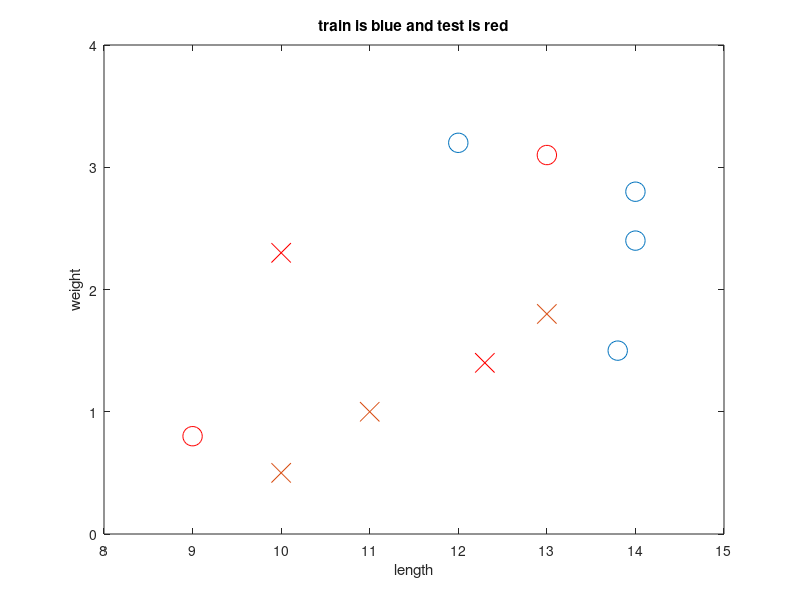

Source code (MATLAB):
%% Plot train in blue
x_train=load('train_set.txt'); %load from file to memory
indices0=find(x_train(:,3)==0); %find instances with class label == 0
indices1=find(x_train(:,3)==1); %find instances with class label == 1
x0=x_train(indices0,1:2); %label 0: ony two features, without last column
x1=x_train(indices1,1:2); %label 1: ony two features, without last column
clf %clear figure
plot(x0(:,1),x0(:,2),'o','MarkerSize',14) %plot label 0
hold on %superimpose plots
plot(x1(:,1),x1(:,2),'x','MarkerSize',14) %plot label 1

x_test=load('test_set.txt'); %load from file to memory
indices0=find(x_test(:,3)==0); %find instances with class label == 0
indices1=find(x_test(:,3)==1); %find instances with class label == 1
x0=x_test(indices0,1:2); %label 0: ony two features, without last column
x1=x_test(indices1,1:2); %label 1: ony two features, without last column
plot(x0(:,1),x0(:,2),'or','MarkerSize',14) %plot label 0
hold on %superimpose plots
plot(x1(:,1),x1(:,2),'xr','MarkerSize',14) %plot label 1
axis([8 15 0 4]) %resize the x and y axes
xlabel('length'), ylabel('weight')
title(['train is blue and test is red'])